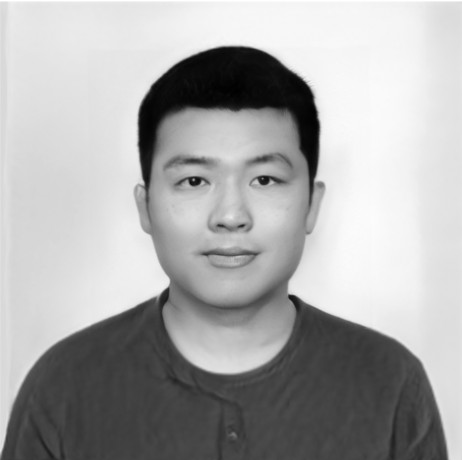
#> input picture assets/grayscale.jpg, 462 x 460 px, found by its file name
$ jupyter execute greyslicing.ipynb
#> lines starting #> are read from the running program, lines starting #| are printed output that depends on the picture
[cell 1]
import cv2
import numpy as np
import matplotlib.pyplot as plt
image_path = "image.png"
image = cv2.imread(r"D:\Avinash\Digital-Image-Preprocessing\assets\grayscale.jpg")
#> image is the input picture: shape (460, 462, 3); min 0, max 255, mean 169.2

[cell 2]
gray_sliced = np.where((image > 50) & (image < 150), 255, image)
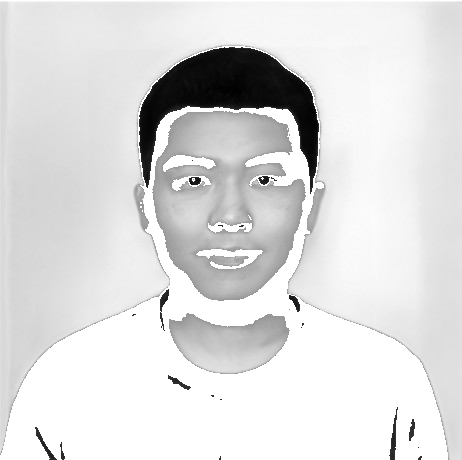
#> gray_sliced: shape (460, 462, 3); min 0, max 255, mean 221.4
cv2.imwrite("gray_sliced.png", gray_sliced)
plt.imshow(gray_sliced, cmap='gray')
plt.title("Gray Level Slicing")
plt.axis('off')
plt.show()
